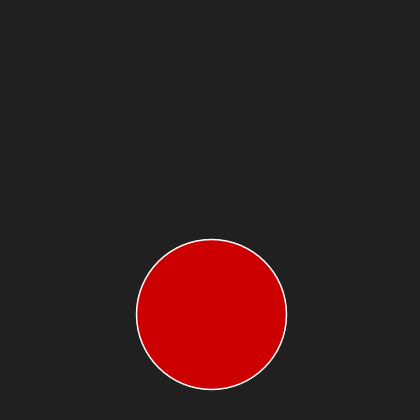
Frame 1 (no input)
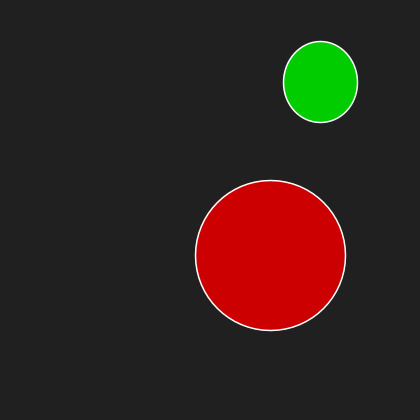
Frame 60 (the mouse pressed at the canvas centre just before this capture)
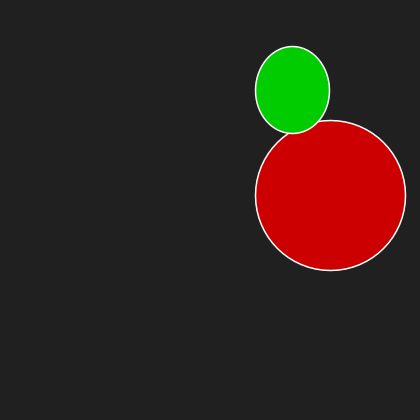
Frame 120 (the mouse held since frame 60 and released just before this capture)

The Processing sketch that drew these frames (run headless with seeded random() and noise(); from frame 60 on, the mouse is pressed at the canvas centre):

// Processing sketch: sketch_02_03_Operations
// ── sketch_02_03_Operations.pde
// 1. These operations should be familiar. The only one
//    which is given short shrift relative to its
//    importance is the modulo % operator. This operator
//    returns the remainder which cannot be cleanly divied.
//    So 9 % 5 = 4 because 9 / 5 = 1 + 4/5 . This is useful
//    for determining whether a number is even or odd, e.g.
//    3 % 2 == 1, 4 % 2 == 0

int x1 = 210;
int y1 = 315;
int w1 = 150;
int h1 = 150;

float x2 = 350.5;
float y2 = 75.3;
float w2 = 75.0;
float h2 = 75.0;

void setup() {
  size(420, 420);
  background(64);
}

void draw() {
  background(32);
  stroke(255);
  strokeWeight(1.5);
  fill(204, 0, 0);

  x1 = x1 + 1;
  y1 = y1 - 1;
  x2 = x2 / 1.0015;
  y2 = y2 * 1.0015;

  w2 = w2 - 0.01;
  h2 = h2 + 0.1;

  ellipse(x1, y1, w1, h1);
  
  if (frameCount % 20 == 0) {
    fill(0, 204, 0);
    ellipse(x2, y2, w2, h2);
  }
}
